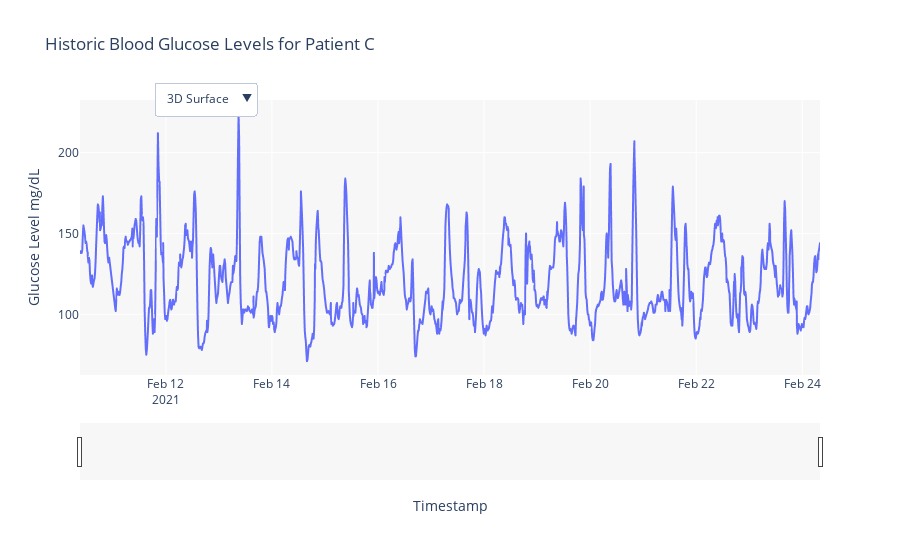

Notebook code for this chart:
### Code cell
# Add dropdown
fig.update_layout(
    updatemenus=[
        dict(
            buttons=list([
                dict(
                    args=["type", "surface"],
                    label="3D Surface",
                    method="restyle"
                ),
                dict(
                    args=["type", "heatmap"],
                    label="Heatmap",
                    method="restyle"
                )
            ]),
            direction="down",
            pad={"r": 10, "t": 10},
            showactive=True,
            x=0.1,
            xanchor="left",
            y=1.1,
            yanchor="top"
        ),
    ]
)

### Figure 1 — Plotly figure (JSON) as saved in the notebook; plotly's stock layout.template omitted (floating-point values rounded to 4 significant figures; data arrays with more than 128 entries replaced by an {"elided": "..."} marker saying what was removed)
{"data": [{"hovertemplate": "Timestamp=%{x}<br>Glucose Level mg/dL=%{y}<extra></extra>", "legendgroup": "", "line": {"color": "#636efa", "dash": "solid"}, "marker": {"symbol": "circle"}, "mode": "lines", "name": "", "showlegend": false, "type": "scattergl", "x": {"elided": "1412 str values"}, "xaxis": "x", "y": {"elided": "1412 int values"}, "yaxis": "y"}], "layout": {"legend": {"tracegroupgap": 0}, "plot_bgcolor": "rgba(.03, .03, .03, .03)", "title": {"text": "Historic Blood Glucose Levels for Patient C"}, "updatemenus": [{"buttons": [{"args": ["type", "surface"], "label": "3D Surface", "method": "restyle"}, {"args": ["type", "heatmap"], "label": "Heatmap", "method": "restyle"}], "direction": "down", "pad": {"r": 10, "t": 10}, "showactive": true, "x": 0.1, "xanchor": "left", "y": 1.1, "yanchor": "top"}], "xaxis": {"anchor": "y", "domain": [0, 1], "rangeslider": {"visible": true}, "title": {"text": "Timestamp"}}, "yaxis": {"anchor": "x", "domain": [0, 1], "title": {"text": "Glucose Level mg/dL"}}}}
